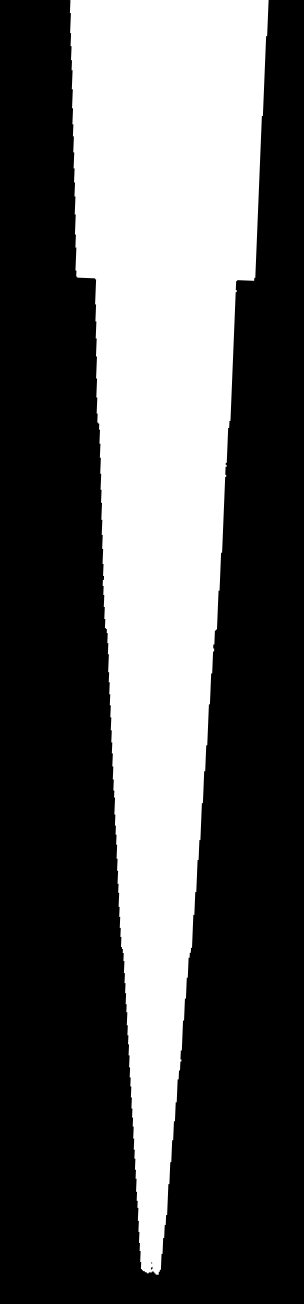
#> input picture mask_copy.png, 304 x 1304 px
$ python segment_pipette.py
#> lines starting #> are read from the running program, lines starting #| are printed output that depends on the picture; after the words box and inside, x2 and y2 are one past the last pixel; in counts of white or black regions, pixels touching at a corner belong together; pictures that were not available may be replaced by others from this repository, and a replacement may not be noted
### measure_pippette.py
import cv2 as cv
import numpy as np
import matplotlib.pyplot as plt
import os
import grabcut


DEBUG = False
mask = cv.imread("mask_copy.png", 0)
#> mask is the input picture: shape (1304, 304); min 0, max 255, mean 89.9
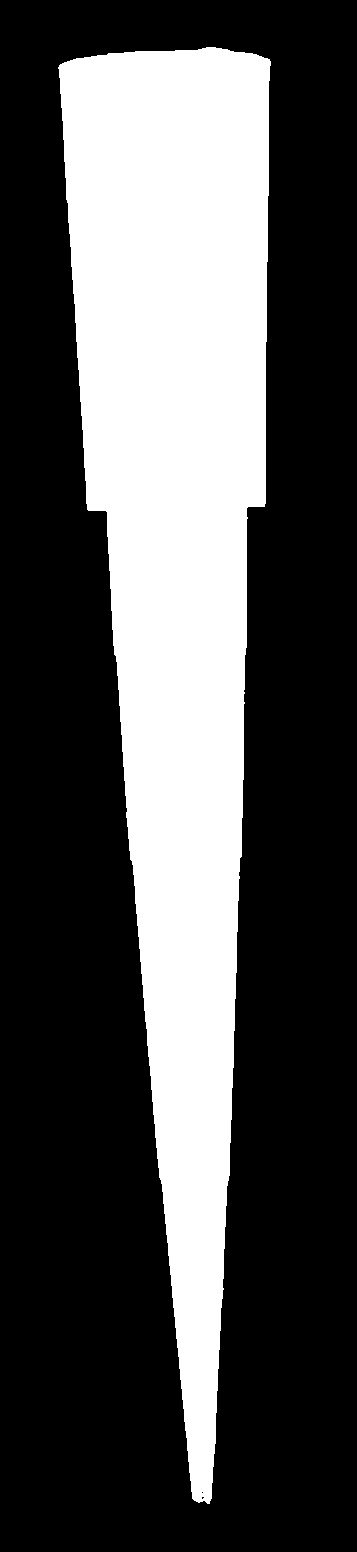
#> input picture FYP_107_liquid_level-main_Janice_1912022/image_thres1.jpg, 357 x 1552 px, given as the content of the folder D:/Downloads/School/Y4S1/FYP/sample_images/top_visible, which was not available
#> in grabcut_pipette, img is the input picture: shape (1552, 357, 3); min 0, max 255, mean 81


#Find all files in directory ../sample_images/ and store in an array
# [213 lines left out: functions find_files, find_horizontal_edges, find_contour, find_parameters_for_canny_edge, thresh_image, lowest_corner and 9 more, not called in this run]
            #print(return_liquid_level(bottom_y, liquid_level, return_distance(img)))


# [2 lines that do not run on import are left out]

### grabcut.py
import numpy as np
import cv2
import measure_pippette as mp

def find_pipette(img, mask):
    height, width = img.shape[:2]
#> height = 1552; width = 357
    mask = cv2.resize(mask, (width,height))
#> mask: shape (1552, 357)
    #set mask to foreground and background
    mask[mask>0] = cv2.GC_FGD
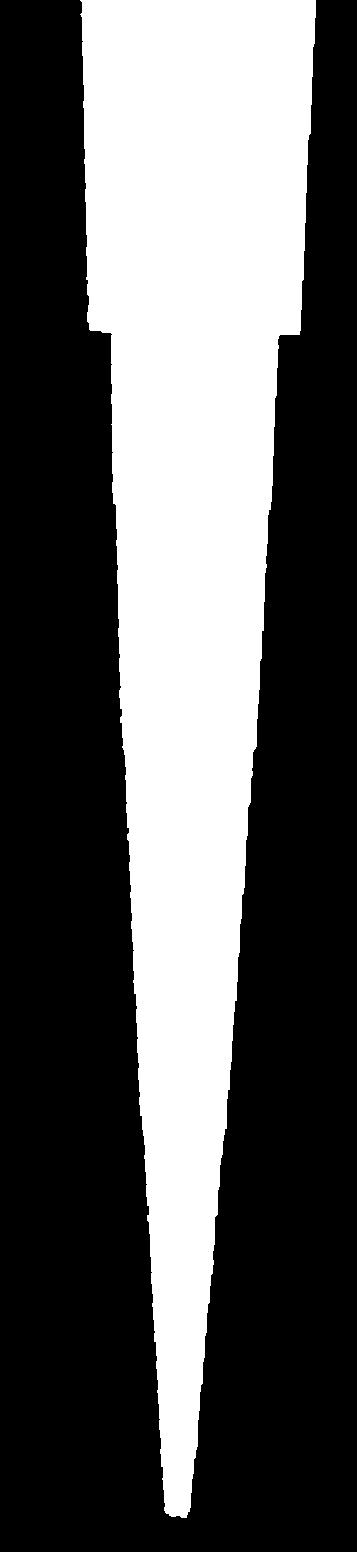
#> mask: shape (1552, 357); values 0 (black) and 1 (white), 35.9% white; 1 white region, box (x1, y1, x2, y2) and area: (80, 0, 316, 1518) 199103
    mask[mask==0] = cv2.GC_BGD
    #contrasted = mp.equalise_histogram(img)

    # allocate memory for two arrays that the GrabCut algorithm internally
    # uses when segmenting the foreground from the background
    # Taken from docs just do it
    fgModel = np.zeros((1, 65), dtype="float")
    bgModel = np.zeros((1, 65), dtype="float")

    mask, bgModel, fgModel = cv2.grabCut(img, mask, None, bgModel, fgModel, iterCount=2, mode=cv2.GC_INIT_WITH_MASK)

    outputMask = np.where((mask == cv2.GC_BGD) | (mask == cv2.GC_PR_BGD),
        0, 1)
    outputMask = (outputMask * 255).astype("uint8")

    return cv2.bitwise_and(img, img, mask=outputMask)
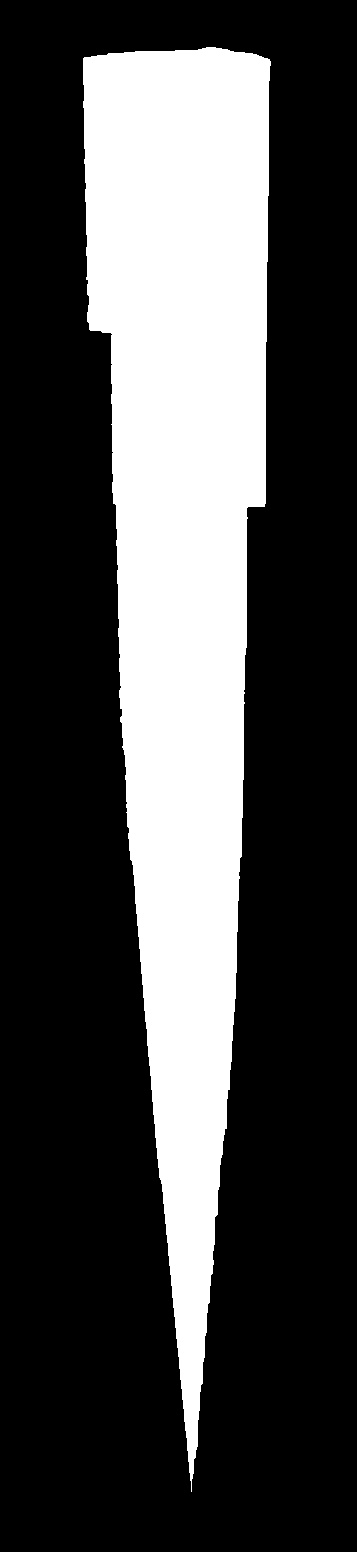
#> returned value: shape (1552, 357, 3); min 0, max 255, mean 73.2

### segment_pipette.py
import cv2 as cv
import numpy as np
import measure_pippette as mp
import grabcut
import os

mask = cv.imread("mask_copy.png", 0)
cv.imshow('mask', mask)
cv.waitKey(0)
cv.destroyAllWindows()

#Find all files in directory ../sample_images/ and store in an array
def find_files(directory):
    files = []
    for file in os.listdir(directory):
        if file.endswith(".jpg") or file.endswith(".png"):
            files.append(file)
    return files

def grabcut_pipette(image):
    """
    Given an image, find the pipette using grabcut
    """
    #Read image
    img = cv.imread(image)
    #Find the pipette using grabcut
    ROI = grabcut.find_pipette(img,mask)
    return ROI

def main():
    #Path of input input pictures
    path = "D:\Downloads\School\Y4S1\FYP\sample_images\\top_visible"
    os.chdir(path)
    images = find_files(path)
    for image_path in images:
        print(image_path)
        img = grabcut_pipette(image_path)
        cv.imshow("img", img)
        cv.waitKey(0)
        cv.destroyAllWindows()

if __name__ == "__main__":
    main()
